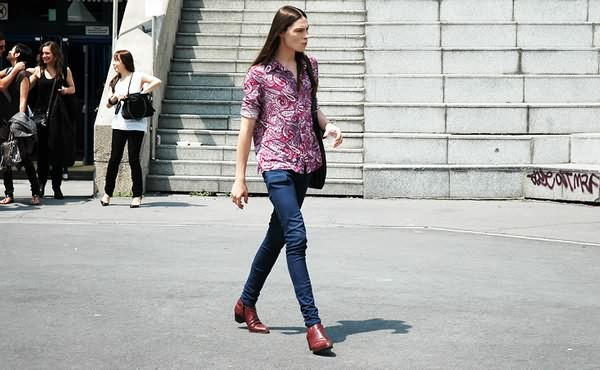
//> input picture cHog/MyTest_Hog/003.jpg, 600 x 370 px
$ ./MyTest_Hog   (built with g++ and OpenCV 4)
//> lines starting //> are read from the running program, lines starting //| are printed output that depends on the picture; after the words box and inside, x2 and y2 are one past the last pixel; in counts of white or black regions, pixels touching at a corner belong together
 #include <stdio.h>
#include <opencv2/opencv.hpp>
#include <opencv/cv.h>
#include <opencv/cxcore.h>
#include <opencv/highgui.h>
 #include <math.h>
#define PI 3.14
#define BIN_SIZE 20
#define BIN_NVM 9
#define NORM_WIDTH 130
#define NORM_HEIGHT 82
#define CELL_SIZE 8
#define BLOCK_SIZE 2
#define PIC_CELL_WH 50
#define CELL_W_NVM  ((NORM_WIDTH-2) / CELL_SIZE)
#define CELL_H_NVM  ((NORM_HEIGHT-2) / CELL_SIZE)
#define BLOCK_W_NVM  (CELL_W_NVM - BLOCK_SIZE + 1)
#define BLOCK_H_NVM  (CELL_H_NVM - BLOCK_SIZE + 1)
#define CELL_NVM (CELL_W_NVM * CELL_H_NVM)
#define BLOCK_NVM (BLOCK_W_NVM * BLOCK_H_NVM)
#define ARRAY_ALL (BLOCK_W_NVM * BLOCK_H_NVM * BLOCK_SIZE * BLOCK_SIZE * BIN_NVM)


void  func(int i_x, int i_y, int i_w, IplImage* Img_in, float* fbin)
{
	memset(fbin, 0, 9*sizeof(float));
	float f_x = 0.0f, f_y = 0.0f, f_Nvm = 0.0f, f_theta = 0.0f;
	for (int ii = i_y; ii < i_y + i_w; ii++)
	{
		for (int jj = i_x; jj < i_x + i_w; jj++)
		{
			uchar* pData = (uchar*)(Img_in->imageData + ii * Img_in->widthStep + jj);
			f_x = pData[1] - pData[-1];
			f_y = pData[Img_in->widthStep]- pData[-Img_in->widthStep];
			f_Nvm = pow( f_x*f_x + f_y*f_y,  0.5f);

			float fAngle = 90.0f;
			if (f_x == 0.0f)
			{
				if (f_y > 0)
				{
					fAngle = 90.0f;
				}
			}
			else if (f_y == 0.0f)
			{
				if (f_x > 0)
				{
					fAngle == 0.0f;
				}
				else if (f_x < 0)
				{
					fAngle == 180.0f;
				}
			}
			else
			{
				f_theta = atan(f_y/f_x); //// atan() 范围为 -Pi/2 到 pi/2 所有9个bin范围是 0~180°
				fAngle = (BIN_SIZE*BIN_NVM * f_theta)/PI;
			}

			if (fAngle < 0)
			{
				fAngle += 180;
			}

			int iWhichBin = fAngle/BIN_SIZE;
			fbin[iWhichBin] += f_Nvm;
		}
	}
}

 void main()
 {
 	IplImage* img = cvLoadImage("./003.jpg");
//> img is the input picture: 370 rows x 600 cols, CV_8UC3; mean B, G, R 165.6, 166.7, 166.5
 	IplImage *img1 = cvCreateImage(cvGetSize(img),IPL_DEPTH_8U,1);
 	IplImage *img2 = cvCreateImage(cvGetSize(img),IPL_DEPTH_8U,1);
 	CvMat* mat = cvCreateMat(img->width, img->height,CV_32FC1);

	//// 灰度图
 	cvCvtColor(img,img1,CV_BGR2GRAY);
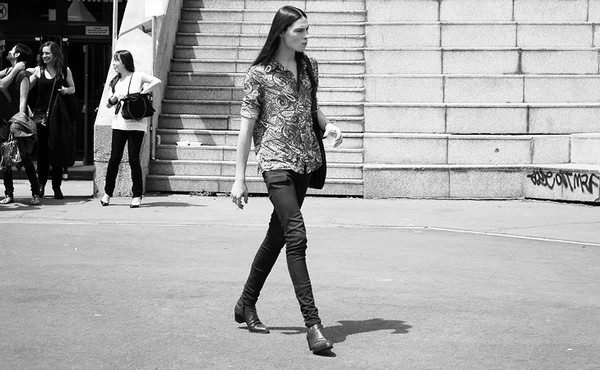
//> img1: 370 rows x 600 cols, CV_8UC1; min 0, max 255, mean 166.5
 	cvNamedWindow("GrayImage",CV_WINDOW_AUTOSIZE);
 	cvShowImage("GrayImage",img1);

	//// gamma校正
 	uchar* uData  = (uchar*)(img1->imageData);
 	float* fMat = mat->data.fl;

 	for (int ii = 0; ii < img1->imageSize; ii++)
 	{
 		fMat[ii] = pow( uData[ii],  0.5f);
 		((uchar*)img2->imageData)[ii] = (uchar)(fMat[ii]);
 	}
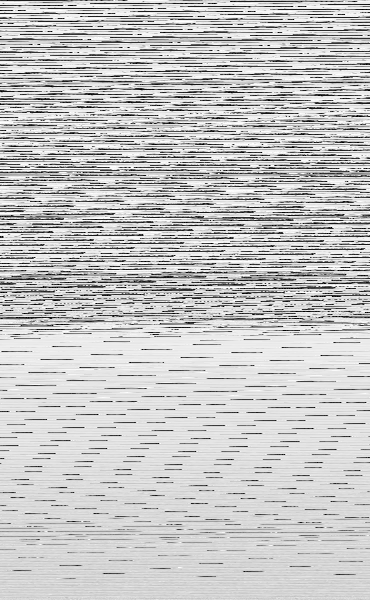
//> mat: 600 rows x 370 cols, CV_32FC1; min 0, max 15.97, mean 12.38; drawn with min black and max white

	//// 缩放原有图片
	IplImage* img3 = 0;
	CvSize dst_cvsize;
	dst_cvsize.width = NORM_WIDTH;
	dst_cvsize.height = NORM_HEIGHT;
	img3 = cvCreateImage(dst_cvsize, IPL_DEPTH_8U,1 );
	cvResize(img2, img3, CV_INTER_LINEAR);

	//// 计算每个cell每个梯度的大小和方向
	int i_binNvm = 0;
	float f_bin_out[CELL_NVM][BIN_NVM];
	float i_AllbinNvm[][BLOCK_SIZE*BLOCK_SIZE*BIN_NVM] = {0.0f};
	int ii_nvm1 = 0, ii_nvm2 = 0;
	for (int ii = 1; ii + CELL_SIZE < img3->height; ii+=CELL_SIZE)
	{
		for (int jj = 1; jj + CELL_SIZE < img3->width; jj+=CELL_SIZE)
		{
			func(jj, ii, CELL_SIZE, img3, f_bin_out[i_binNvm++]);
		}
	}
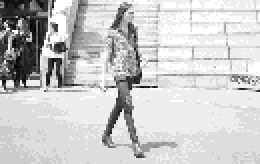
//> img3: 82 rows x 130 cols, CV_8UC1 (shown 2 times larger); min 0, max 15, mean 11.84; drawn with min black and max white
//> after the loop, i_binNvm = 160

	//// 创建了一个img, 画每个cell的9个bin的方向大小, 注意 X正方形向右, Y正方形向下
	CvSize pic_cvsize;
	pic_cvsize.width = CELL_W_NVM * PIC_CELL_WH;
	pic_cvsize.height = CELL_H_NVM * PIC_CELL_WH;
	CvScalar cc;
	cc.val[0] = 255;
	cc.val[1] = 255;
	cc.val[2] = 255;
	IplImage *img4 = cvCreateImage(pic_cvsize, IPL_DEPTH_8U,3);
	for (int ii = 1; ii < CELL_W_NVM; ii++)
	{
		cvLine(img4, cvPoint(ii*PIC_CELL_WH, 0), cvPoint(ii*PIC_CELL_WH, img4->height) , cc);
	}
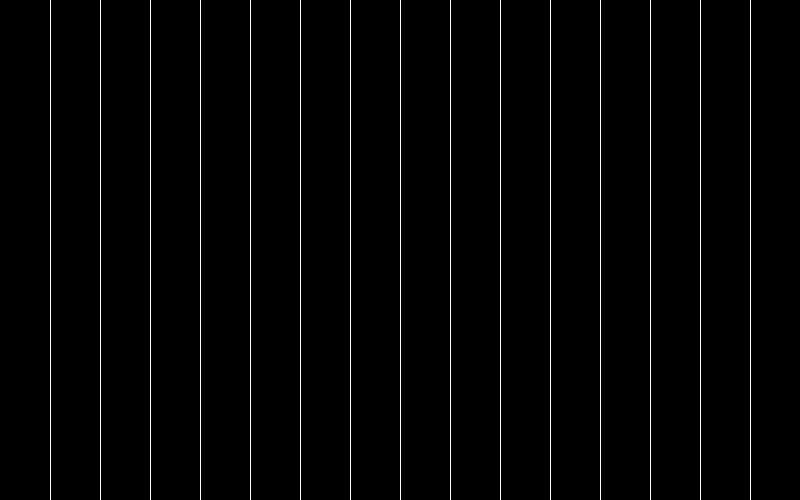
//> img4: 500 rows x 800 cols, CV_8UC3; 1.9% white in thin lines or dots, all inside (x1, y1, x2, y2) = (50, 0, 751, 500)
	for (int ii = 1; ii < CELL_H_NVM; ii++)
	{
		cvLine(img4, cvPoint(0,ii*PIC_CELL_WH), cvPoint(img4->width, ii*PIC_CELL_WH) , cc);
	}
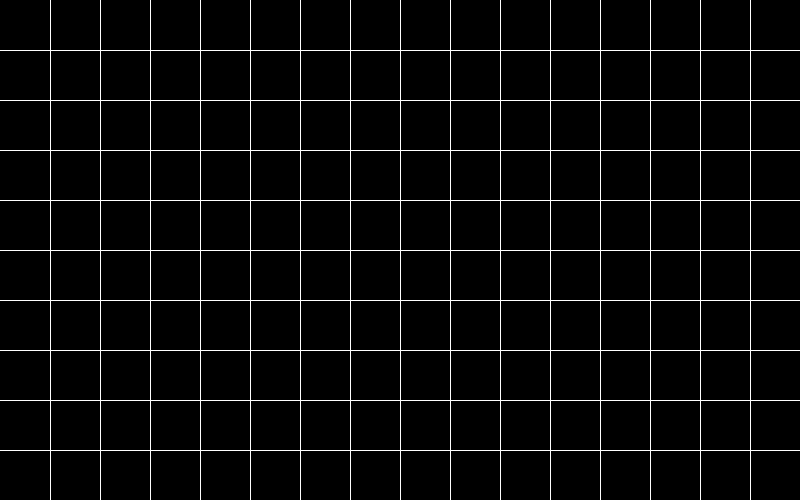
//> img4: 500 rows x 800 cols, CV_8UC3; 3.6% white in thin lines or dots


	//// 此图范围是0~360°
	//// [0,40) (第一个bin)范围的画在0°方向上, [40,80) 画在40°方向上,以此类推
	CvScalar ss;
	ss.val[0] = 0;
	ss.val[1] = 0;
	ss.val[2] = 255;
	int iWhichCell = 0;
	float f_cell_max = 0.0f;
	float f_Pic[(NORM_WIDTH/CELL_SIZE)*(NORM_HEIGHT/CELL_SIZE)][BIN_NVM];
	//// 因为有些数字太大,将他们都归到画图的img上每个cell宽的一半
	//// 比如 10个cell, 每个cell 都是用50*50画9个bin的图,那么就归到0~25范围内
	for (int ii = 0; ii < CELL_H_NVM; ii++)
	{
		for (int jj = 0; jj < CELL_W_NVM; jj++)
		{
			for (int kk = 0; kk < BIN_NVM; kk++)
			{
				f_cell_max = (f_bin_out[ii*CELL_W_NVM+jj][kk] > f_cell_max) ? f_bin_out[ii*CELL_W_NVM+jj][kk] : f_cell_max;
			}

	  		for (int kk = 0; kk < BIN_NVM; kk++)
			{
				if(f_cell_max == 0.0f)
				{
					f_Pic[ii*CELL_W_NVM+jj][kk] = 0.0f;
				}
				else
				{
					f_Pic[ii*CELL_W_NVM+jj][kk] = f_bin_out[ii*CELL_W_NVM+jj][kk] * (PIC_CELL_WH/2) /  f_cell_max;
				}
			}

			f_cell_max = 0.0f;
		}
	}
//> after the loop, f_cell_max = 0

	for (int ii = 0; ii < CELL_H_NVM; ii++)
	{
		for (int jj = 0; jj < CELL_W_NVM; jj++)
		{
			for (int kk = 0; kk < BIN_NVM; kk++)
			{
				CvPoint stStart = cvPoint( (PIC_CELL_WH/2) + jj*PIC_CELL_WH, (PIC_CELL_WH/2) + ii*PIC_CELL_WH);
				CvPoint stStop;
				float fAngle = kk*40*PI/180;
				float fSize = f_Pic[ii*CELL_W_NVM+jj][kk];
				stStop.x = fSize * cos(fAngle) + stStart.x;
				stStop.y = fSize * sin(fAngle) + stStart.y;
				cvLine(img4, stStart, stStop , ss);
			}
		}
	}
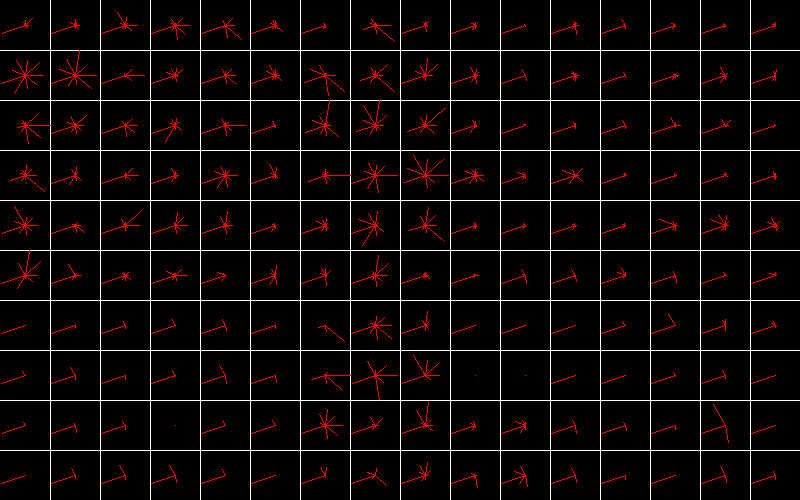
//> img4: 500 rows x 800 cols, CV_8UC3; 2.09% of pixels changed, all inside (x1, y1, x2, y2) = (1, 12, 780, 488)

	cvNamedWindow("LineShow",CV_WINDOW_AUTOSIZE);
	cvShowImage("LineShow",img4);

	cvWaitKey(0);

	//// 归一化每个block 并输出一个表示特征的大数组
	int iBlockWhichCell = 0;
	int uu = 0;
	float  f_max = 0.0f;
	float f_Ether_Block[BLOCK_SIZE*BLOCK_SIZE][BIN_NVM];
	float f_Last_Array[ARRAY_ALL];
	for (int ii = 0; ii < BLOCK_W_NVM; ii++ )
	{
		for (int jj = 0; jj < BLOCK_H_NVM; jj++)
		{
			for (int kk = 0; kk < BIN_NVM; kk++ )
			{
				f_Ether_Block[0][kk] = f_bin_out[ii*CELL_W_NVM+jj][kk];
				f_Ether_Block[1][kk] = f_bin_out[ii*CELL_W_NVM+jj+1][kk];
				f_Ether_Block[2][kk] = f_bin_out[ii*CELL_W_NVM+jj+ CELL_W_NVM][kk];
				f_Ether_Block[3][kk] = f_bin_out[ii*CELL_W_NVM+jj+ CELL_W_NVM+1][kk];
			}

			for (int ss = 0; ss < BLOCK_SIZE * BLOCK_SIZE; ss++ )
			{
				for (int mm = 0; mm < BIN_NVM; mm++)
				{
					f_max = (f_Ether_Block[ss][mm] > f_max) ? f_Ether_Block[ss][mm] : f_max;
				}
			}

			for (int ss = 0; ss < BLOCK_SIZE * BLOCK_SIZE; ss++ )
			{
				for (int mm = 0; mm < BIN_NVM; mm++)
				{
					f_Ether_Block[ss][mm] /= f_max;
					f_Last_Array[uu++] = f_Ether_Block[ss][mm];
				}
			}

		}
	}
//> after the loop, f_max = 2719; uu = 4860

 	cvReleaseImage(&img);
 	cvReleaseImage(&img1);
	cvReleaseImage(&img2);
	cvReleaseImage(&img3);
	cvReleaseImage(&img4);
 	cvReleaseMat(&mat);
	cvDestroyWindow("GrayImage");
	cvDestroyWindow("LineShow");
 }
